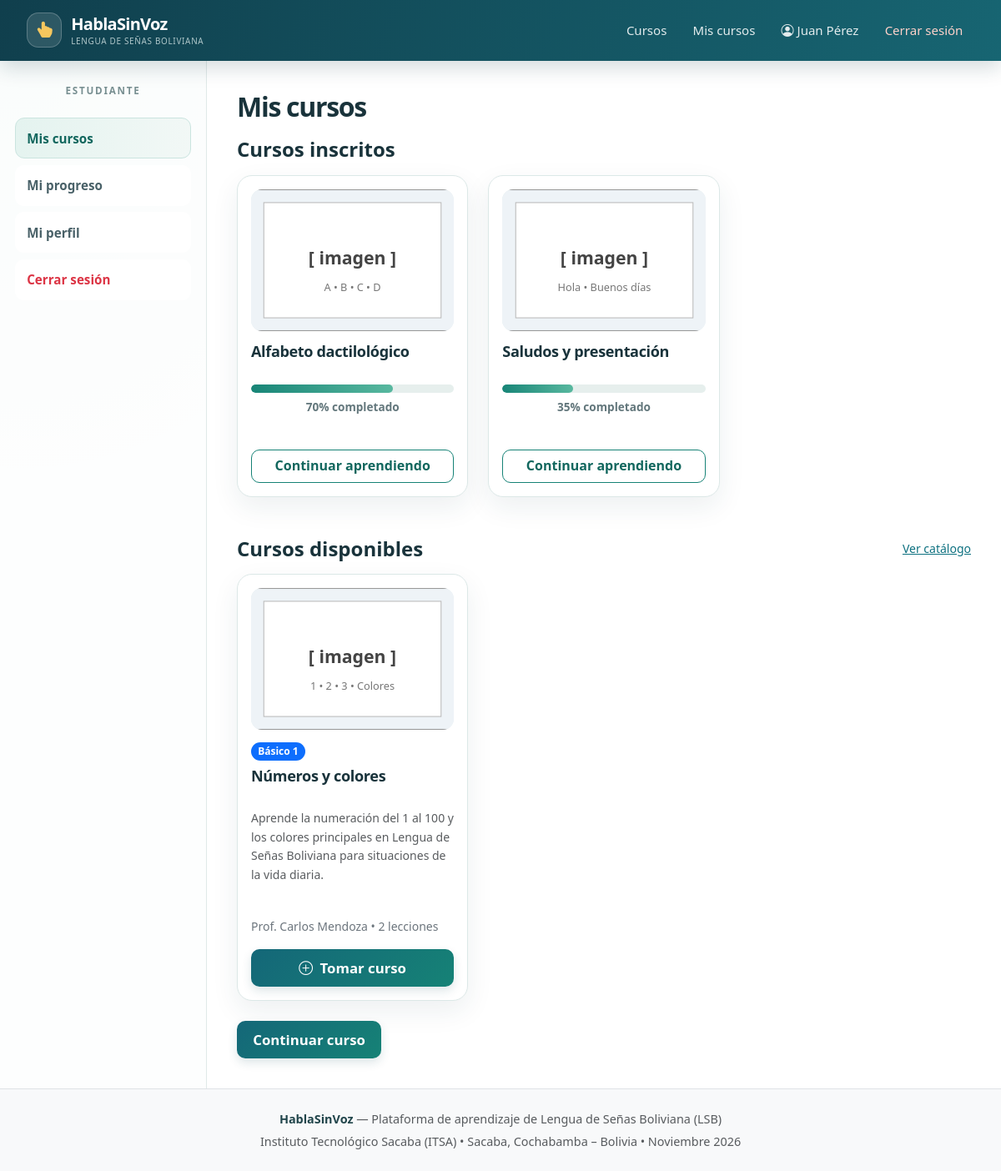
The app's page /index.php?c=curso&a=misCursos (signed in) with its own data.
### tables this page shows
CREATE TABLE `cursos` (
  `id_curso` int(11) NOT NULL,
  `titulo` varchar(150) NOT NULL,
  `descripcion` text DEFAULT NULL,
  `nivel` varchar(50) NOT NULL,
  `id_profesor` int(11) NOT NULL,
  `estado` enum('Borrador','Revisión','Publicado') DEFAULT 'Borrador'
);

### controlador/CursoController.php (called while the page is built, shortened)
<?php
require_once __DIR__ . '/../modelo/CursoDao.php';
class CursoController {
    private $cursoDao;
    public function __construct() {
        $this->cursoDao = new CursoDao();
    }
    public function misCursos() {
        $id_usuario = $_SESSION['usuario_id'];
        $cursos = $this->cursoDao->obtenerCursosEstudianteConProgreso($id_usuario);
        require_once __DIR__ . '/../vista/estudiantes/cursos.php';
    }
}

### config/Database.php (called while the page is built, shortened)
<?php
class Database {
    private static $host = 'sql101.infinityfree.com';
    private static $db_name = 'if0_43458494_habla_sin_voz';
    private static $username = 'if0_43458494';
    private static $password = '5wEDg6P7rD';
    private static $port = 3306;
    private static $charset = 'utf8mb4';
    private static $instance = null;
    public static function getConnection() {
        if (self::$instance === null) {
            $options = [
                PDO::ATTR_ERRMODE            => PDO::ERRMODE_EXCEPTION,
                PDO::ATTR_DEFAULT_FETCH_MODE => PDO::FETCH_ASSOC,
                PDO::ATTR_EMULATE_PREPARES   => false,
            ];
            $dbCandidates = array_unique([self::$db_name, 'habla_sin_voz', 'if0_43458494_HablaSinVoz']);
            $hosts = array_unique([self::$host, 'localhost']);
            foreach ($dbCandidates as $candidateDb) {
                foreach ($hosts as $h) {
                    try {
                        $dsn = "mysql:host=" . $h . ";port=" . self::$port . ";dbname=" . $candidateDb . ";charset=" . self::$charset;
                        self::$instance = new PDO($dsn, self::$username, self::$password, $options);
                        return self::$instance;
                    } catch (PDOException $e) {
                        self::$lastError = $e->getMessage();
                    }
                }
            }
            return null;
        }
        return self::$instance;
    }
}

### modelo/CursoDao.php (called while the page is built, shortened)
<?php
require_once __DIR__ . '/../config/Database.php';
require_once __DIR__ . '/Curso.php';
class CursoDao {
    private $db;
    private $lastError = null;
    private static $profesoresTablaLista = false;
    public function __construct() {
        $this->db = Database::getConnection();
        if (!$this->db) {
            $this->lastError = Database::getLastError();
        } elseif (!self::$profesoresTablaLista) {
            $this->prepararProfesoresCurso();
        }
    }
    private function prepararProfesoresCurso() {
        try {
            $stmt = $this->db->query("SHOW TABLES LIKE 'curso_profesores'");
            $this->db->exec(
                "INSERT IGNORE INTO curso_profesores (id_curso, id_profesor)
                 SELECT id_curso, id_profesor FROM cursos"
            );
            $stmt = $this->db->query("SHOW TABLES LIKE 'curso_estudiantes'");
            $this->db->exec(
                "INSERT IGNORE INTO curso_estudiantes (id_curso, id_usuario)
                 SELECT DISTINCT l.id_curso, p.id_usuario
                 FROM progreso p
                 JOIN lecciones l ON l.id_leccion = p.id_leccion
                 JOIN usuarios u ON u.id_usuario = p.id_usuario
                 WHERE p.completada = 1 AND u.id_rol = 1"
            );
            $this->db->exec(
                "INSERT IGNORE INTO curso_estudiantes (id_curso, id_usuario)
                 SELECT DISTINCT l.id_curso, i.id_usuario
                 FROM intentos i
                 JOIN cuestionarios q ON q.id_cuestionario = i.id_cuestionario
                 JOIN lecciones l ON l.id_leccion = q.id_leccion
                 JOIN usuarios u ON u.id_usuario = i.id_usuario
                 WHERE u.id_rol = 1"
            );
            self::$profesoresTablaLista = true;
        } catch (PDOException $e) {
            $this->lastError = $e->getMessage();
            error_log("Error CursoDao::prepararProfesoresCurso: " . $e->getMessage());
        }
    }
    public function getLastError() {
        return $this->lastError;
    }
    public function obtenerCursosEstudianteConProgreso($id_usuario) {
        $cursos = [];
        if ($this->db) {
            try {
                $sql = "SELECT c.*, COALESCE(
                            (SELECT GROUP_CONCAT(DISTINCT asignado.nombre ORDER BY asignado.nombre SEPARATOR ', ')
                             FROM curso_profesores cp
                             JOIN usuarios asignado ON asignado.id_usuario = cp.id_profesor
                             WHERE cp.id_curso = c.id_curso),
                            u.nombre
                        ) AS nombre_profesor,
                        (SELECT COUNT(*) FROM lecciones l WHERE l.id_curso = c.id_curso AND l.estado = 'Publicada') AS total_lecciones,
                        (SELECT COUNT(DISTINCT p.id_leccion)
                         FROM progreso p
                         JOIN lecciones l ON p.id_leccion = l.id_leccion
                         WHERE l.id_curso = c.id_curso AND p.id_usuario = :id_usuario AND p.completada = 1) AS lecciones_completadas,
                        (SELECT COUNT(*) FROM curso_estudiantes ce
                         WHERE ce.id_curso = c.id_curso AND ce.id_usuario = :id_inscrito) AS inscrito
                        FROM cursos c
                        JOIN usuarios u ON c.id_profesor = u.id_usuario
                        WHERE c.estado = 'Publicado'
                        ORDER BY c.id_curso ASC";
                $stmt = $this->db->prepare($sql);
                $stmt->execute([
                    ':id_usuario' => $id_usuario,
                    ':id_inscrito' => $id_usuario
                ]);
                while ($row = $stmt->fetch()) {
                    $total = (int)$row['total_lecciones'];
                    $completadas = (int)$row['lecciones_completadas'];
                    $porcentaje = ($total > 0) ? round(($completadas / $total) * 100) : 0;
                    if ($id_usuario == 3) {
                        if ($row['id_curso'] == 1) $porcentaje = 70;
                        if ($row['id_curso'] == 2) $porcentaje = 35;
                        if ($row['id_curso'] == 3) $porcentaje = 0;
                    }
                    $cursos[] = new Curso(
                        $row['id_curso'],
                        $row['titulo'],
                        $row['descripcion'],
                        $row['nivel'],
                        $row['id_profesor'],
                        $row['estado'],
                        $row['nombre_profesor'],
                        $total,
                        $porcentaje,
                        'assets/img/cursos/curso_' . $row['id_curso'] . '.svg',
                        (int)$row['inscrito'] > 0
                    );
                }
                return $cursos;
            } catch (PDOException $e) {
                $this->lastError = $e->getMessage();
                error_log("Error CursoDao::obtenerCursosEstudianteConProgreso: " . $e->getMessage());
                return [];
            }
        }
        return $cursos;
    }
}

### modelo/Curso.php (called while the page is built, shortened)
<?php
class Curso {
    private $id_curso;
    private $titulo;
    private $descripcion;
    private $nivel;
    private $nombre_profesor;
    private $total_lecciones;
    private $porcentaje_progreso;
    private $imagen;
    private $inscrito;
    public function __construct(
        $id_curso = null,
        $titulo = '',
        $descripcion = '',
        $nivel = 'Básico 1',
        $id_profesor = null,
        $estado = 'Borrador',
        $nombre_profesor = '',
        $total_lecciones = 0,
        $porcentaje_progreso = 0,
        $imagen = '',
        $inscrito = false
    ) {
        $this->id_curso = $id_curso;
        $this->titulo = $titulo;
        $this->descripcion = $descripcion;
        $this->nivel = $nivel;
        $this->nombre_profesor = $nombre_profesor;
        $this->total_lecciones = $total_lecciones;
        $this->porcentaje_progreso = $porcentaje_progreso;
        $this->imagen = $imagen;
        $this->inscrito = (bool)$inscrito;
    }
    public function getIdCurso() { return $this->id_curso; }
    public function getTitulo() { return $this->titulo; }
    public function getDescripcion() { return $this->descripcion; }
    public function getNivel() { return $this->nivel; }
    public function getNombreProfesor() { return $this->nombre_profesor; }
    public function getTotalLecciones() { return $this->total_lecciones; }
    public function getPorcentajeProgreso() { return $this->porcentaje_progreso; }
    public function getImagen() { return $this->imagen; }
    public function estaInscrito() { return $this->inscrito; }
}

### vista/estudiantes/cursos.php (the view, shortened to what this page needs)
<?php
$cursosInscritos = array_values(array_filter($cursos, function ($curso) {
    return $curso->estaInscrito();
}));
$cursosDisponibles = array_values(array_filter($cursos, function ($curso) {
    return !$curso->estaInscrito();
}));
require_once __DIR__ . '/../layout/header.php';
require_once __DIR__ . '/../layout/navbar.php';
?>
<div class="dashboard-container">
    <?php require_once __DIR__ . '/../layout/sidebar_estudiante.php'; ?>
    <main class="dashboard-content">
        <h1 class="content-title">Mis cursos</h1>
        <section class="mb-5">
            <h2 class="h4 fw-bold mb-3">Cursos inscritos</h2>
            <div class="row g-4">
            <?php if (empty($cursosInscritos)): ?>
                <div class="col-12">
                    <div class="card border-0 shadow-sm text-center p-5">
                        <i class="bi bi-journal-plus fs-1 text-primary mb-3"></i>
                        <h3 class="h5 fw-bold">Aún no estás inscrito en ningún curso</h3>
                        <p class="text-muted mb-0">Elige un curso disponible para agregarlo a tu lista de aprendizaje.</p>
                    </div>
                </div>
            <?php else: ?>
                <?php foreach ($cursosInscritos as $c): ?>
                    <div class="col-md-4">
                        <div class="course-card-custom">
                            <div class="course-image-box">
                                <img src="<?= BASE_URL ?>/<?= htmlspecialchars($c->getImagen()) ?>" alt="<?= htmlspecialchars($c->getTitulo()) ?>" onerror="this.src='<?= BASE_URL ?>/assets/img/cursos/curso_1.svg'">
                            </div>
                            <h2 class="course-title-custom"><?= htmlspecialchars($c->getTitulo()) ?></h2>
                            <div class="progress-bar-container" role="progressbar" aria-valuenow="<?= $c->getPorcentajeProgreso() ?>" aria-valuemin="0" aria-valuemax="100">
                                <div class="progress-bar-fill" style="width: <?= $c->getPorcentajeProgreso() ?>%;"></div>
                            </div>
                            <div class="progress-text mb-3">
                                <?= $c->getPorcentajeProgreso() ?>% completado
                            </div>
                            <a href="<?= BASE_URL ?>/index.php?c=curso&a=detalle&id=<?= (int)$c->getIdCurso() ?>" class="btn btn-outline-primary mt-auto">
                                Continuar aprendiendo
                            </a>
                        </div>
                    </div>
                <?php endforeach; ?>
            <?php endif; ?>
            </div>
        </section>
        <section>
            <div class="d-flex flex-wrap justify-content-between align-items-center gap-2 mb-3">
                <h2 class="h4 fw-bold mb-0">Cursos disponibles</h2>
                <a href="<?= BASE_URL ?>/index.php?c=curso&a=catalogo" class="small">Ver catálogo</a>
            </div>
            <div class="row g-4">
                <?php if (empty($cursos)): ?>
                    <div class="col-12">
                        <div class="alert alert-info mb-0">No hay cursos publicados disponibles en este momento.</div>
                    </div>
                <?php elseif (empty($cursosDisponibles)): ?>
                    <div class="col-12">
                        <div class="alert alert-info mb-0">Ya estás inscrito en todos los cursos publicados.</div>
                    </div>
                <?php else: ?>
                    <?php foreach ($cursosDisponibles as $c): ?>
                        <div class="col-md-4">
                            <div class="course-card-custom">
                                <div class="course-image-box">
                                    <img src="<?= BASE_URL ?>/<?= htmlspecialchars($c->getImagen()) ?>" alt="<?= htmlspecialchars($c->getTitulo()) ?>" onerror="this.src='<?= BASE_URL ?>/assets/img/cursos/curso_1.svg'">
                                </div>
                                <span class="badge bg-primary mb-2 align-self-start"><?= htmlspecialchars($c->getNivel()) ?></span>
                                <h3 class="course-title-custom"><?= htmlspecialchars($c->getTitulo()) ?></h3>
                                <p class="text-muted small flex-grow-1"><?= htmlspecialchars($c->getDescripcion()) ?></p>
                                <p class="small text-secondary"><?= htmlspecialchars($c->getNombreProfesor()) ?> • <?= (int)$c->getTotalLecciones() ?> lecciones</p>
                                <form action="<?= BASE_URL ?>/index.php?c=curso&a=tomarCurso" method="POST" class="mt-auto">
                                    <button type="submit" class="btn btn-primary-custom w-100">
                                        <i class="bi bi-plus-circle me-1"></i> Tomar curso
                                    </button>
                                </form>
                            </div>
                        </div>
                    <?php endforeach; ?>
                <?php endif; ?>
            </div>
        </section>
        <?php if (!empty($cursosInscritos)): ?>
            <div class="mt-4">
                <a href="<?= BASE_URL ?>/index.php?c=curso&a=continuarCurso" class="btn btn-primary-custom">
                    Continuar curso
                </a>
            </div>
        <?php endif; ?>
    </main>
</div>
<?php require_once __DIR__ . '/../layout/footer.php'; ?>

### records on screen
cursos: shows a picture, titulo "Alfabeto dactilológico", id_curso "70"
cursos: shows a picture, titulo "Saludos y presentación", id_curso "35"
cursos: nivel "Básico 1", titulo "Números y colores", descripcion "Aprende la numeración del 1 al 100 y los colores principales en Lengua de Señas Boliviana para situaciones de la vida diaria.", NombreProfesor "Prof. Carlos Mendoza", TotalLecciones "2"

### other values on screen
$_SESSION['usuario_nombre'] "Juan Pérez"
